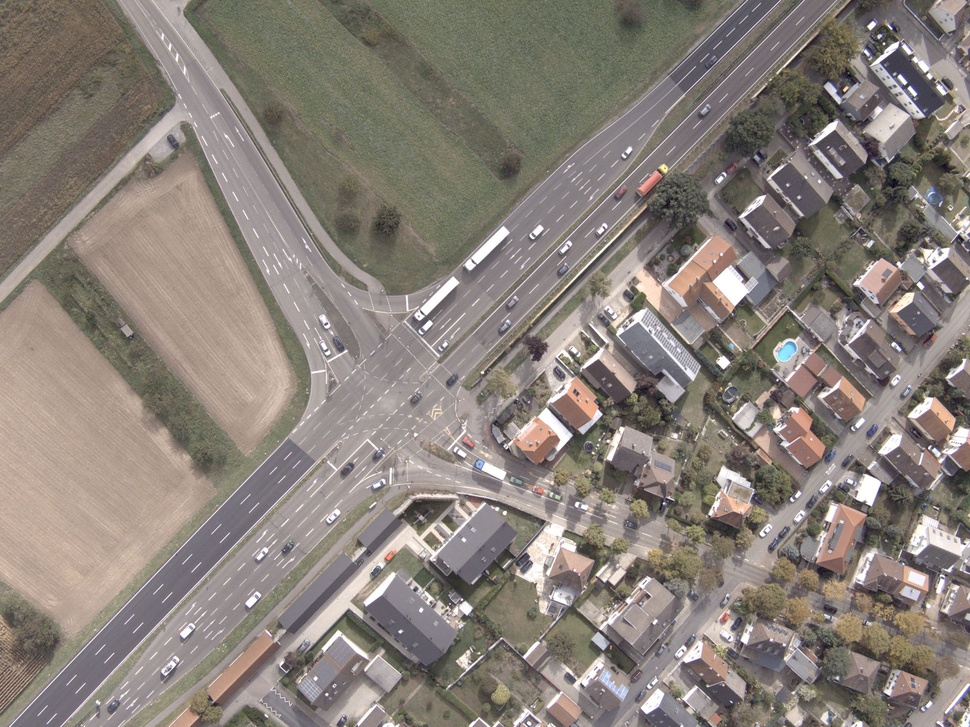
#> input picture pic/cross_1.jpg, 970 x 727 px, shrunk from 1920 x 1440 before the run
$ python fast-corner-dectection.py
#> lines starting #> are read from the running program, lines starting #| are printed output that depends on the picture; after the words box and inside, x2 and y2 are one past the last pixel; in counts of white or black regions, pixels touching at a corner belong together
import numpy as np
import cv2 as cv
from matplotlib import pyplot as plt


if __name__ == '__main__':
    pic = cv.imread('../pic/cross_1.jpg')
#> pic is the input picture: shape (727, 970, 3); mean B, G, R 121.5, 128.6, 137.3
    pic_gray = cv.cvtColor(pic, cv.COLOR_RGB2GRAY)
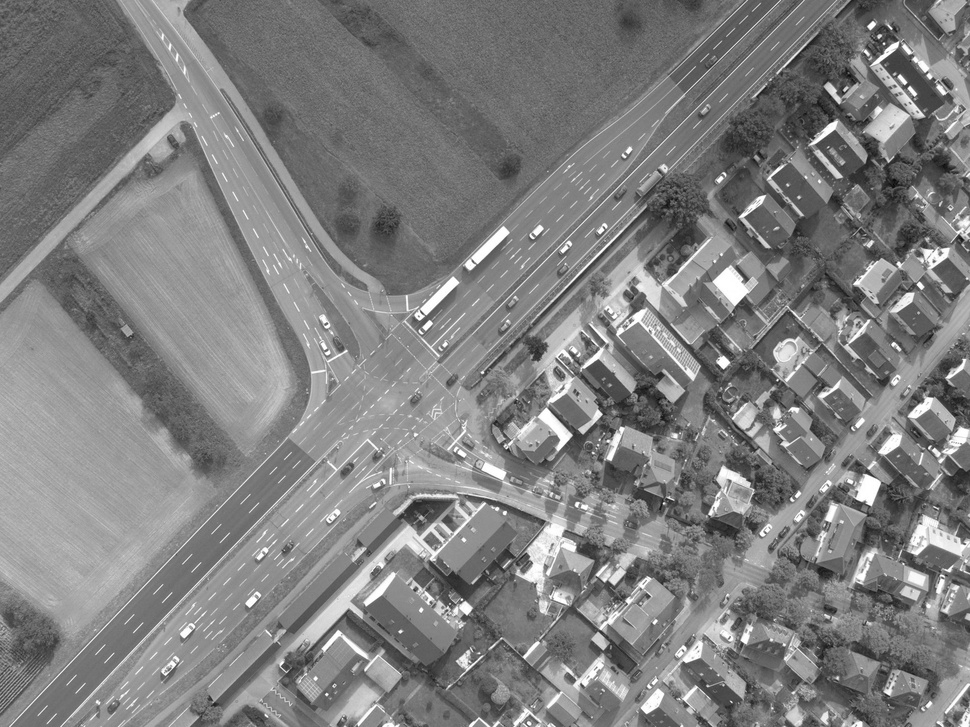
#> pic_gray: shape (727, 970); min 6, max 255, mean 127.5
    fast = cv.FastFeatureDetector_create()
    fast.setThreshold(50)
    key_point = fast.detect(pic_gray, None)
#> key_point = 2473 keypoints; strongest (x, y, size): (929, 447, 7), (663, 503, 7), (883, 43, 7), (777, 380, 7)
    # result = cv.drawKeypoints(pic, key_point, None, color=(0, 0, 255))
    result = pic.copy()
    # print("Threshold: {}".format(fast.getThreshold()))
    # print("nonmaxSuppression:{}".format(fast.getNonmaxSuppression()))
    # print("neighborhood: {}".format(fast.getType()))
    print("Total Keypoints with nonmaxSuppression: {}".format(len(key_point)))
#| Total Keypoints with nonmaxSuppression: 2473
    # [5 lines of commented-out code are left out]
    for i in range(len(key_point)):
        # data.write(str(key_point[i].pt))
        # data.write("\n")
        for j in range(-1, 2, 1):
            for k in range(-1, 2, 1):
                result[int(key_point[i].pt[1])+j][int(key_point[i].pt[0])+k] = [0, 0, 255]
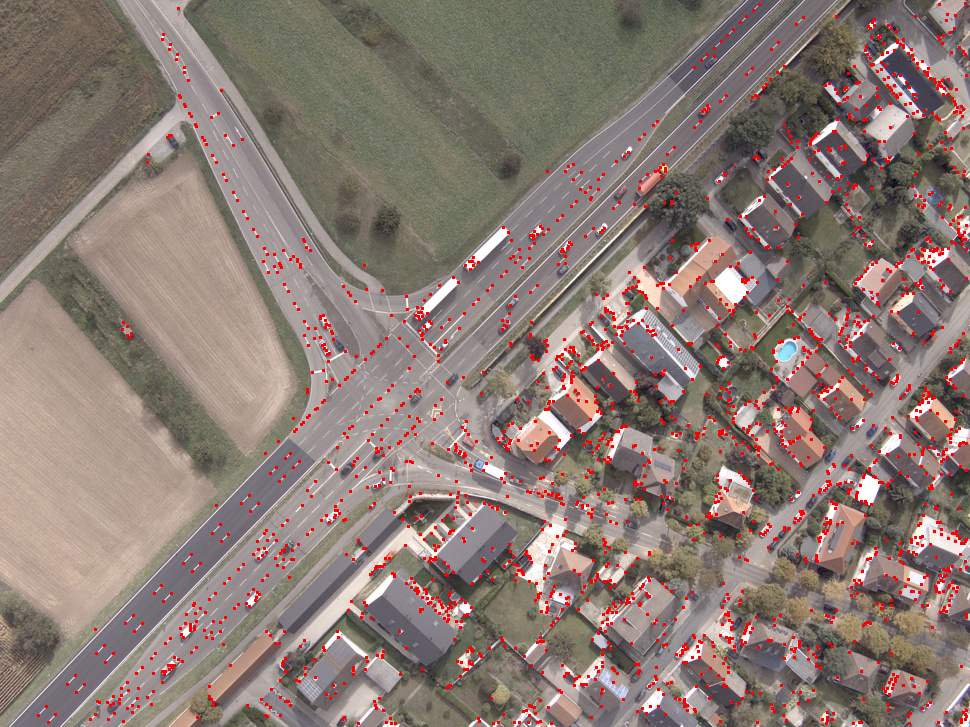
#> result: shape (727, 970, 3); 3.07% of pixels changed, all inside (x1, y1, x2, y2) = (37, 2, 968, 725)
    # data.close()
    # cv.imwrite('../pic/image/result_12.jpg', result)
    cv.imshow('result', result)
    # cv.imshow('original', pic)
    cv.waitKey(0)

$ run again, with pic/cross_2.jpg copied over pic/cross_1.jpg
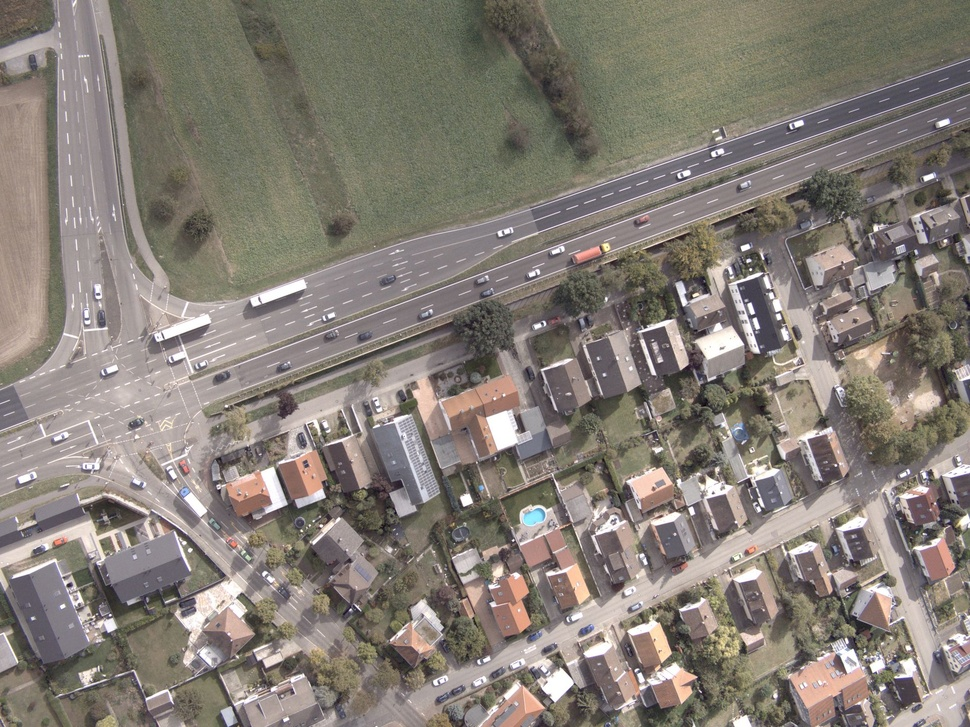
#> input picture pic/cross_2.jpg, 970 x 727 px, shrunk from 1920 x 1440 before the run
#> pic is the input picture: shape (727, 970, 3); mean B, G, R 117.8, 125.9, 133.2
#> `pic_gray = cv.cvtColor(pic, cv.COLOR_RGB2GRAY)`:
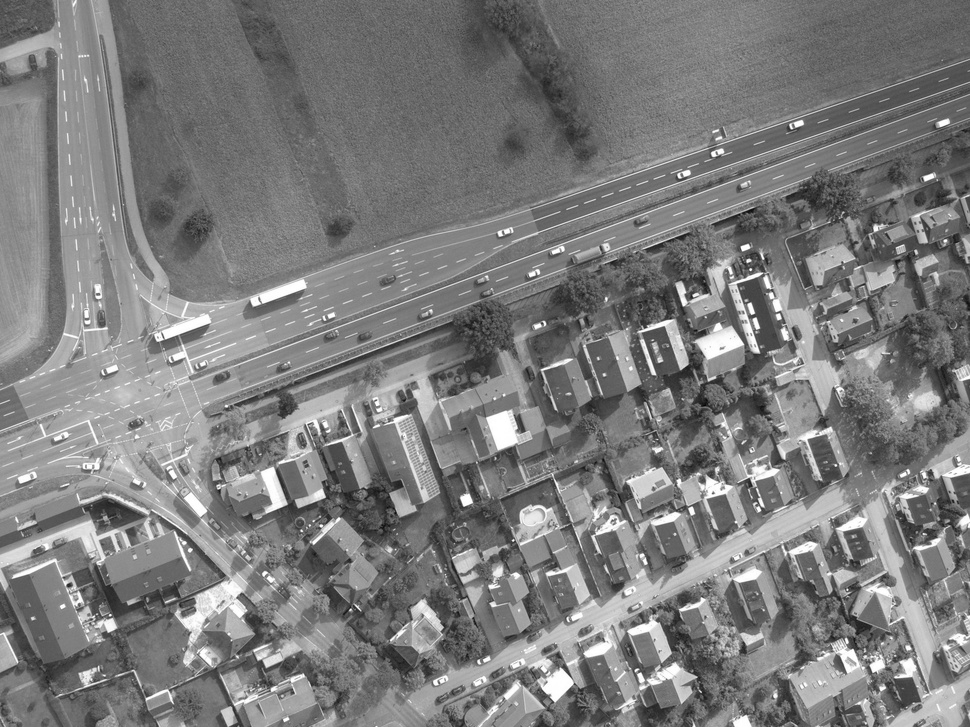
#> pic_gray: shape (727, 970); min 3, max 255, mean 124.3
#> key_point = 2920 keypoints; strongest (x, y, size): (464, 505, 7), (693, 295, 7), (679, 177, 7), (753, 313, 7)
#| Total Keypoints with nonmaxSuppression: 2920
#> after the loop `for i in range(len(key_point)):`:
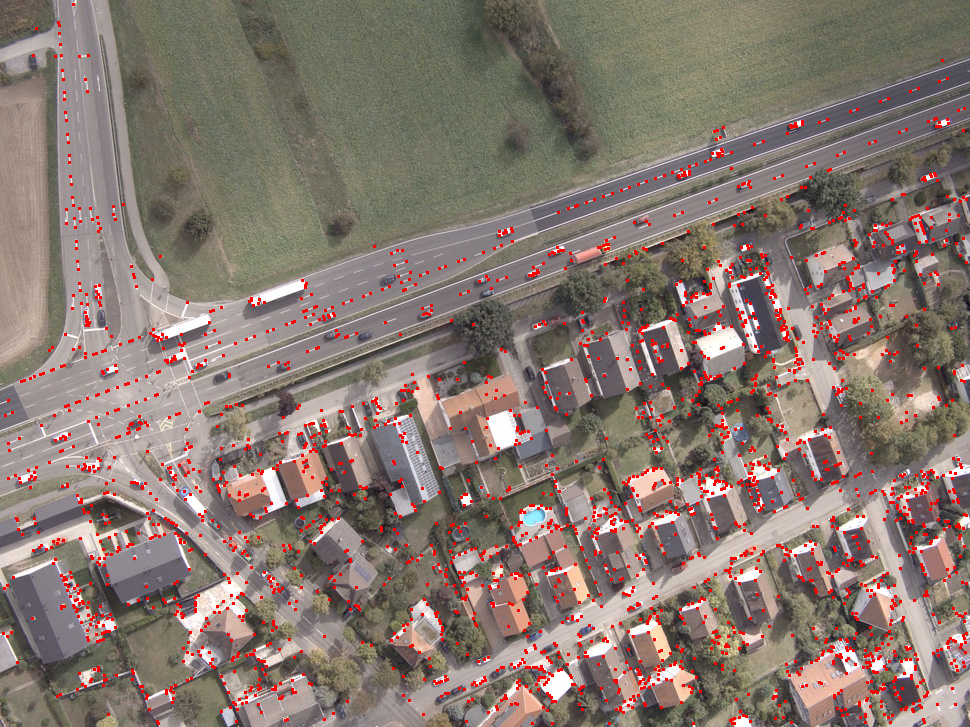
#> result: shape (727, 970, 3); 3.61% of pixels changed, all inside (x1, y1, x2, y2) = (2, 3, 968, 725)

$ run again, with pic/IMG_20191122_131329_9.jpg copied over pic/cross_1.jpg
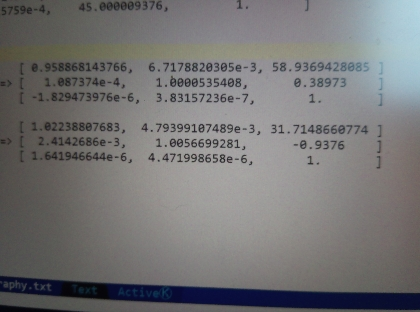
#> input picture pic/IMG_20191122_131329_9.jpg, 420 x 312 px
#> pic is the input picture: shape (312, 420, 3); mean B, G, R 117.2, 116.6, 117.2
#> `pic_gray = cv.cvtColor(pic, cv.COLOR_RGB2GRAY)`:
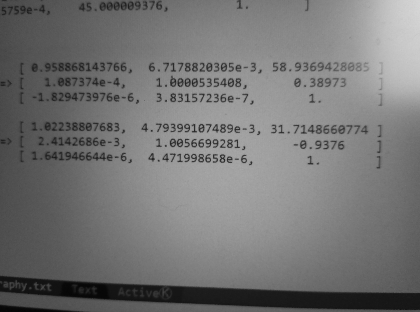
#> pic_gray: shape (312, 420); min 4, max 215, mean 117
#> key_point = 398 keypoints; strongest (x, y, size): (251, 162, 7), (244, 147, 7), (213, 129, 7), (179, 161, 7)
#| Total Keypoints with nonmaxSuppression: 398
#> after the loop `for i in range(len(key_point)):`:
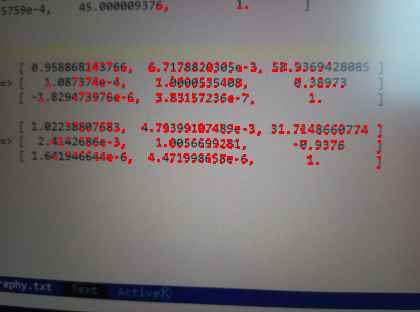
#> result: shape (312, 420, 3); 2.63% of pixels changed, all inside (x1, y1, x2, y2) = (40, 5, 381, 169)
